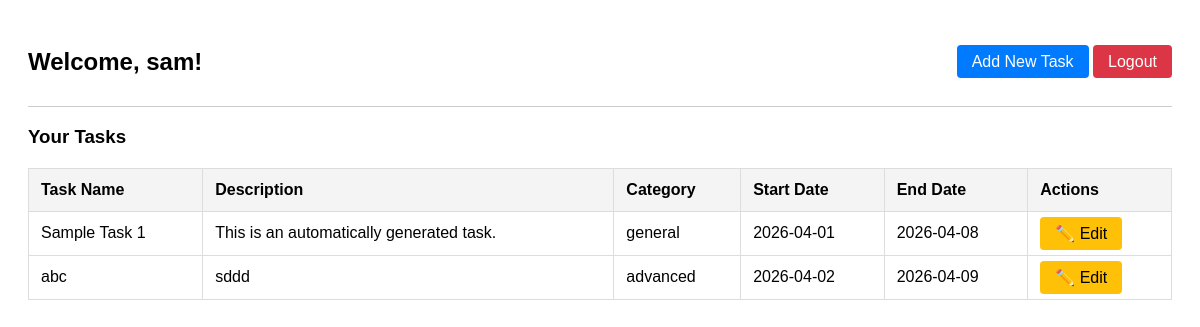
Page /home (signed in) on the committed database.
### main.py (models this page shows)
class User(Base):
    __tablename__ = "users"
    id = Column(Integer, primary_key=True, index=True)
    username = Column(String, index=True)
    email = Column(String, unique=True, index=True)
    password = Column(String) # Stored in plain text per simple requirements

class Task(Base):
    __tablename__ = "tasks"
    id = Column(Integer, primary_key=True, index=True)
    user_id = Column(Integer, ForeignKey("users.id"))
    name = Column(String)
    description = Column(Text)
    start_date = Column(Date)
    end_date = Column(Date)
    category = Column(String)

### main.py (the view)
@app.get("/home", response_class=HTMLResponse)
async def home(request: Request, db: Session = Depends(get_db)):
    user = get_current_user(request, db)
    if not user:
        return RedirectResponse(url="/", status_code=302)
    tasks = db.query(Task).filter(Task.user_id == user.id).all()
    return templates.TemplateResponse(request=request, name="home.html", context={"user": user, "tasks": tasks})

### templates/home.html (shortened to what this page needs)
<!DOCTYPE html>
<html>
<head>
</head>
<body>
    <div class="header">
        <h2>Welcome, {{ user.username }}!</h2>
        <div>
            <a href="/task" class="btn">Add New Task</a>
            <a href="/logout" class="btn btn-danger">Logout</a>
        </div>
    </div>
    <h3>Your Tasks</h3>
    <table>
        <thead>
            <tr>
                <th>Task Name</th>
                <th>Description</th>
                <th>Category</th>
                <th>Start Date</th>
                <th>End Date</th>
                <th>Actions</th>
            </tr>
        </thead>
        <tbody>
            {% for task in tasks %}
            <tr>
                <td>{{ task.name }}</td>
                <td>{{ task.description }}</td>
                <td>{{ task.category }}</td>
                <td>{{ task.start_date }}</td>
                <td>{{ task.end_date }}</td>
                <td>
                    <a href="/task?task_id={{ task.id }}" class="btn btn-edit">✏️ Edit</a>
                </td>
            </tr>
            {% else %}
            <tr><td colspan="6">No tasks found. Create one!</td></tr>
            {% endfor %}
        </tbody>
    </table>
</body>
</html>

### templates/home.html (style rules this page uses)
body { font-family: Arial, sans-serif; padding: 20px; }
.header { display: flex; justify-content: space-between; align-items: center; border-bottom: 1px solid #ccc; padding-bottom: 10px; }
table { width: 100%; border-collapse: collapse; margin-top: 20px; }
th, td { border: 1px solid #ddd; padding: 12px; text-align: left; }
th { background-color: #f4f4f4; }
.btn { padding: 8px 15px; text-decoration: none; background: #007BFF; color: white; border-radius: 4px; border:none; cursor: pointer; }
.btn-danger { background: #dc3545; }
.btn-edit { background: #ffc107; color: black; }

### rows in the picture
User: username "sam"
Task: name "Sample Task 1", description "This is an automatically generated task.", category "general", start_date "2026-04-01", end_date "2026-04-08"
Task: name "abc", description "sddd", category "advanced", start_date "2026-04-02", end_date "2026-04-09"
